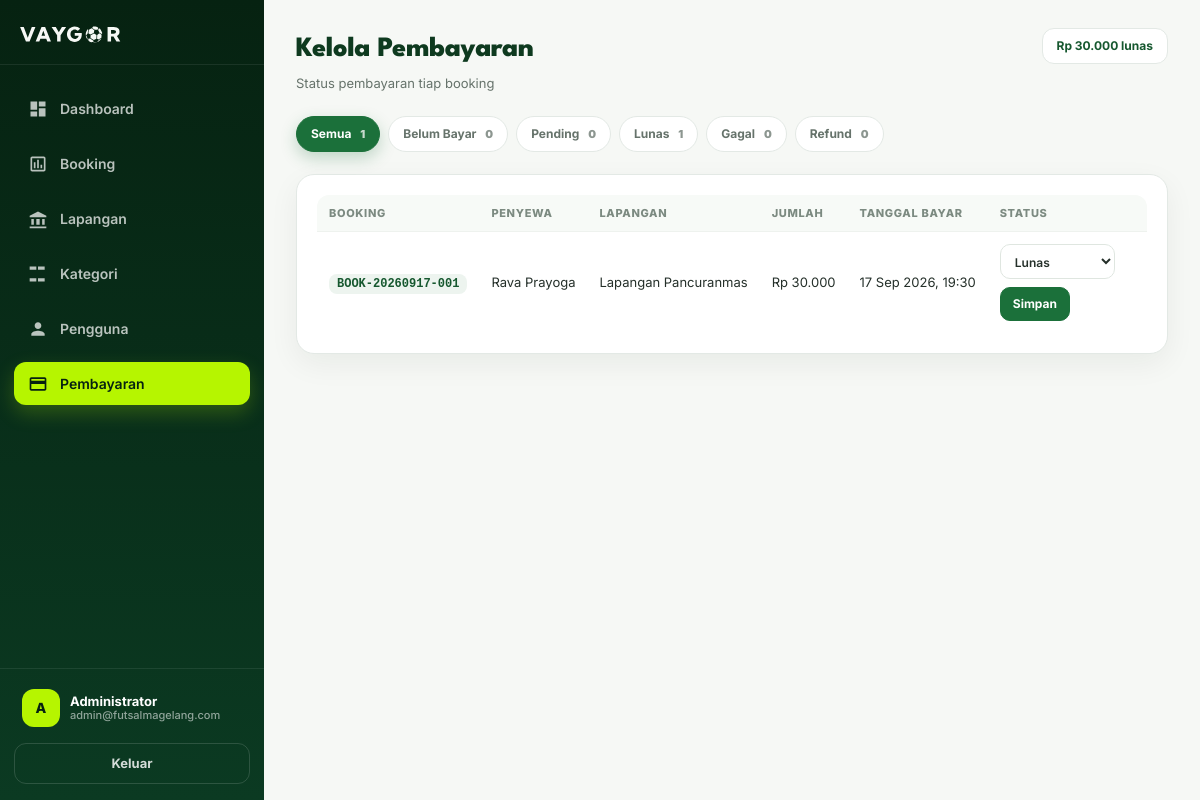
/admin/payments.php (signed in), run on the app's committed database.
### tables this page shows
CREATE TABLE `users` (
  `id` int UNSIGNED NOT NULL,
  `name` varchar(100) NOT NULL,
  `email` varchar(100) NOT NULL,
  `phone` varchar(20) DEFAULT NULL,
  `password` varchar(255) NOT NULL,
  `role` enum('user','admin') NOT NULL DEFAULT 'user',
  `status` enum('active','inactive') NOT NULL DEFAULT 'active',
  `created_at` timestamp NULL DEFAULT CURRENT_TIMESTAMP,
  `updated_at` timestamp NULL DEFAULT CURRENT_TIMESTAMP ON UPDATE CURRENT_TIMESTAMP
);

CREATE TABLE `payments` (
  `id` int UNSIGNED NOT NULL,
  `booking_id` int UNSIGNED NOT NULL,
  `payment_status` enum('unpaid','pending','paid','failed','refunded') NOT NULL DEFAULT 'unpaid',
  `amount` decimal(12,2) NOT NULL DEFAULT '0.00',
  `payment_date` datetime DEFAULT NULL,
  `created_at` timestamp NULL DEFAULT CURRENT_TIMESTAMP
);

CREATE TABLE `bookings` (
  `id` int UNSIGNED NOT NULL,
  `booking_code` varchar(30) NOT NULL,
  `id_user` int UNSIGNED NOT NULL,
  `id_field` int UNSIGNED NOT NULL,
  `booking_date` date NOT NULL,
  `start_time` time NOT NULL,
  `end_time` time NOT NULL,
  `total_price` decimal(12,2) NOT NULL,
  `status` enum('pending','confirmed','completed','cancelled') NOT NULL DEFAULT 'pending',
  `rate_service` int NOT NULL,
  `rate_comfort` int NOT NULL,
  `rate_place` int NOT NULL,
  `review` varchar(100) NOT NULL
);

CREATE TABLE `fields` (
  `id` int UNSIGNED NOT NULL,
  `name` varchar(100) NOT NULL,
  `location` varchar(255) NOT NULL,
  `description` text,
  `capacity` int DEFAULT '10',
  `price` decimal(12,2) NOT NULL DEFAULT '0.00',
  `image` varchar(255) DEFAULT NULL
);

### config/helpers.php (called while the page is built, shortened)
<?php
function db(): PDO
{
    static $pdo = null;
    if ($pdo === null) {
        $pdo = new PDO(
            'mysql:host=localhost;dbname=db_futsal;charset=utf8mb4',
            'root',
            '',
            [
                PDO::ATTR_ERRMODE            => PDO::ERRMODE_EXCEPTION,
                PDO::ATTR_DEFAULT_FETCH_MODE => PDO::FETCH_ASSOC,
            ]
        );
    }
    return $pdo;
}
function e($value): string
{
    return htmlspecialchars((string) $value, ENT_QUOTES, 'UTF-8');
}

### admin/payments.php (the view, shortened to what this page needs)
<?php
require_once __DIR__ . '/../config/helpers.php';
$pdo = db();
$allowedStatus = ['unpaid', 'pending', 'paid', 'failed', 'refunded'];
$filter = (string) ($_GET['status'] ?? '');
if (!in_array($filter, $allowedStatus, true)) {
    $filter = '';
}
$sql = "SELECT p.id, p.amount, p.payment_date, p.payment_status,
               b.booking_code,
               u.name AS user_name,
               f.name AS field_name
        FROM payments p
        JOIN bookings b ON b.id = p.booking_id
        JOIN users u ON u.id = b.id_user
        JOIN fields f ON f.id = b.id_field";
$params = [];
$sql .= ' ORDER BY p.created_at DESC, p.id DESC';
$stmt = $pdo->prepare($sql);
$stmt->execute($params);
$payments = $stmt->fetchAll();
$counts   = $pdo->query('SELECT payment_status, COUNT(*) FROM payments GROUP BY payment_status')->fetchAll(PDO::FETCH_KEY_PAIR);
$totalPaid = (float) $pdo->query("SELECT COALESCE(SUM(amount), 0) FROM payments WHERE payment_status = 'paid'")->fetchColumn();
$paymentLabel = [
    'paid'     => 'Lunas',
    'unpaid'   => 'Belum Bayar',
    'pending'  => 'Pending',
    'failed'   => 'Gagal',
    'refunded' => 'Refund',
];
$filters = [
    ''          => 'Semua',
    'unpaid'    => 'Belum Bayar',
    'pending'   => 'Pending',
    'paid'      => 'Lunas',
    'failed'    => 'Gagal',
    'refunded'  => 'Refund',
];
$base      = '..';
require __DIR__ . '/../includes/head.php';
?>
<div class="admin-shell">
  <?php $adminNav = 'pembayaran'; require __DIR__ . '/_sidebar.php'; ?>
  <main class="admin-main">
    <header class="admin-topbar">
      <div>
        <h1 class="admin-page-title">Kelola Pembayaran</h1>
        <p class="admin-page-sub">Status pembayaran tiap booking</p>
      </div>
      <div class="admin-top-date">Rp <?= number_format($totalPaid, 0, ',', '.') ?> lunas</div>
    </header>
    <nav class="admin-filters">
      <?php foreach ($filters as $key => $label): ?>
        <?php $count = $key === '' ? array_sum($counts) : (int) ($counts[$key] ?? 0); ?>
        <a class="admin-filter<?= $filter === $key ? ' active' : '' ?>"
           href="payments.php<?= $key !== '' ? '?status=' . urlencode($key) : '' ?>">
          <?= e($label) ?> <b><?= $count ?></b>
        </a>
      <?php endforeach; ?>
    </nav>
    <section class="admin-panel">
      <?php if (!$payments): ?>
        <div class="admin-empty">Tidak ada pembayaran untuk filter ini.</div>
      <?php else: ?>
        <div class="admin-table-wrap">
          <table class="admin-table">
            <thead>
              <tr>
                <th>Booking</th>
                <th>Penyewa</th>
                <th>Lapangan</th>
                <th>Jumlah</th>
                <th>Tanggal Bayar</th>
                <th>Status</th>
              </tr>
            </thead>
            <tbody>
              <?php foreach ($payments as $p): ?>
                <tr>
                  <td><span class="admin-code"><?= e($p['booking_code']) ?></span></td>
                  <td><?= e($p['user_name']) ?></td>
                  <td class="admin-muted"><?= e($p['field_name']) ?></td>
                  <td>Rp <?= number_format((float) $p['amount'], 0, ',', '.') ?></td>
                  <td class="admin-muted">
                    <?= e($p['payment_date'] ? date('d M Y, H:i', strtotime($p['payment_date'])) : '—') ?>
                  </td>
                  <td>
                    <form method="post" class="admin-status-form">
                      <select name="status" class="admin-select" aria-label="Status pembayaran">
                        <?php foreach ($allowedStatus as $s): ?>
                          <option value="<?= e($s) ?>"<?= $p['payment_status'] === $s ? ' selected' : '' ?>><?= e($paymentLabel[$s]) ?></option>
                        <?php endforeach; ?>
                      </select>
                      <button class="admin-btn-sm" type="submit">Simpan</button>
                    </form>
                  </td>
                </tr>
              <?php endforeach; ?>
            </tbody>
          </table>
        </div>
      <?php endif; ?>
    </section>
  </main>
</div>
</body>
</html>

### admin/_sidebar.php (shortened to what this page needs)
<?php
$navBase     = $base ?? '';
$navUser = null;
$navUid  = (int) ($_SESSION['id'] ?? 0);
if ($navUid > 0) {
    if (!empty($GLOBALS['conn'])) {
        $navRes = mysqli_query($GLOBALS['conn'], 'SELECT name, email FROM users WHERE id = ' . $navUid . ' LIMIT 1');
        $navUser = $navRes ? mysqli_fetch_assoc($navRes) : null;
    } elseif (function_exists('db')) {
        try {
            $navStmt = db()->prepare('SELECT name, email FROM users WHERE id = ? LIMIT 1');
            $navStmt->execute([$navUid]);
            $navUser = $navStmt->fetch() ?: null;
        } catch (Throwable $e) {
            $navUser = null;
        }
    }
}
$navName     = $navUser['name'] ?? ($_SESSION['name'] ?? 'Admin');
$navEmail    = $navUser['email'] ?? '';
$navInitial  = mb_strtoupper(mb_substr(trim((string) $navName), 0, 1));
$navActive   = $adminNav ?? '';
$navItems = [
    ['dashboard',  'index.php',     'Dashboard',   'M3 13h8V3H3v10zm0 8h8v-6H3v6zm10 0h8V11h-8v10zm0-18v6h8V3h-8z'],
    ['booking',    'bookings.php',  'Booking',     'M19 3H5c-1.1 0-2 .9-2 2v14c0 1.1.9 2 2 2h14c1.1 0 2-.9 2-2V5c0-1.1-.9-2-2-2zm0 16H5V5h14v14zM7 10h2v7H7zm4-3h2v10h-2zm4 6h2v4h-2z'],
    ['lapangan',   'fields.php',    'Lapangan',    'M12 3 2 8v2h20V8L12 3zM4 12v7h3v-7H4zm6 0v7h4v-7h-4zm7 0v7h3v-7h-3zM2 21h20v2H2v-2z'],
    ['kategori',   'categories.php','Kategori',    'M2 7h8V3H2v4zm0 14h8v-4H2v4zm10 0h8v-4h-8v4zM12 3v4h8V3h-8z'],
    ['pengguna',   'users.php',     'Pengguna',    'M12 12c2.21 0 4-1.79 4-4s-1.79-4-4-4-4 1.79-4 4 1.79 4 4 4zm0 2c-2.67 0-8 1.34-8 4v2h16v-2c0-2.66-5.33-4-8-4z'],
    ['pembayaran', 'payments.php',  'Pembayaran',  'M20 4H4c-1.11 0-1.99.89-1.99 2L2 18c0 1.11.89 2 2 2h16c1.11 0 2-.89 2-2V6c0-1.11-.89-2-2-2zm0 14H4v-6h16v6zm0-10H4V6h16v2z'],
];
?>
<aside id="adminSide" class="admin-side" aria-label="Menu admin">
  <a class="admin-brand" href="<?= e($navBase) ?>/index.php">
    <img src="<?= e($navBase) ?>/assets/images/logo(1).svg" alt="VAYGOR">
  </a>
  <nav class="admin-nav">
    <?php foreach ($navItems as [$key, $href, $label, $icon]): ?>
      <a class="admin-nav-item my-1<?= $navActive === $key ? ' active' : '' ?>" href="<?= e($href) ?>"<?= $navActive === $key ? ' aria-current="page"' : '' ?>>
        <svg viewBox="0 0 24 24" aria-hidden="true"><path d="<?= $icon ?>"/></svg>
        <span><?= e($label) ?></span>
      </a>
    <?php endforeach; ?>
  </nav>
  <div class="admin-side-foot">
    <div class="admin-user">
      <span class="admin-avatar" aria-hidden="true"><?= e($navInitial) ?></span>
      <span class="admin-user-text">
        <?= e($navName) ?>
        <small><?= e($navEmail) ?></small>
      </span>
    </div>
    <a class="admin-logout" href="<?= e($navBase) ?>/logout.php">Keluar</a>
  </div>
</aside>

### data on the page
users: name "A", name "Administrator", email "admin@futsalmagelang.com"
payments: booking.booking_code "BOOK-20260917-001", users.name "Rava Prayoga", fields.name "Lapangan Pancuranmas", amount "30.000", payment_date "17 Sep 2026, 19:30", status "Lunas"

### other printed values
$label "Dashboard"
$label "Booking"
$label "Lapangan"
$label "Kategori"
$label "Pengguna"
$label "Pembayaran"
$totalPaid "30.000"
$label "Semua"
$count "1"
$label "Belum Bayar"
$count "0"
$label "Pending"
$label "Lunas"
$label "Gagal"
$label "Refund"
